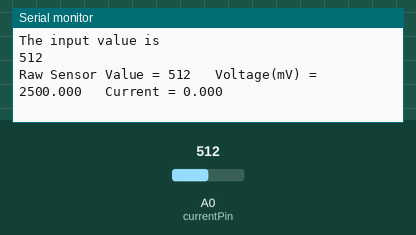
Simulated run of this sketch. Board: Arduino Uno, built with avr-gcc and run on an emulated ATmega328P. Parts: the last lines printed to the serial monitor. The test bench sets the inputs (shaded band); at power-on: A0 (currentPin) = 512.

Above: at 2.8 s.
2.9 s: A0 (currentPin) set to 716
At 4.4 s:
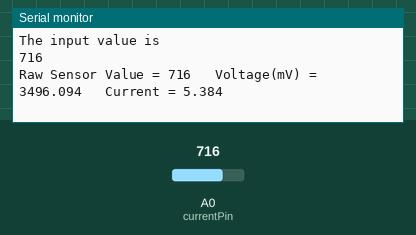
5.6 s: A0 (currentPin) set to 900
At 7.0 s:
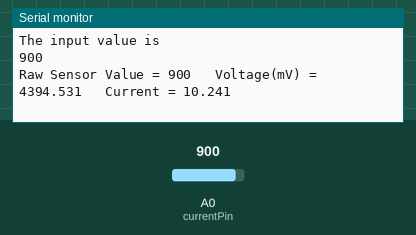
Timing chart, 0 to 8.6 s (numbered marks = the images above; inputs shaded):
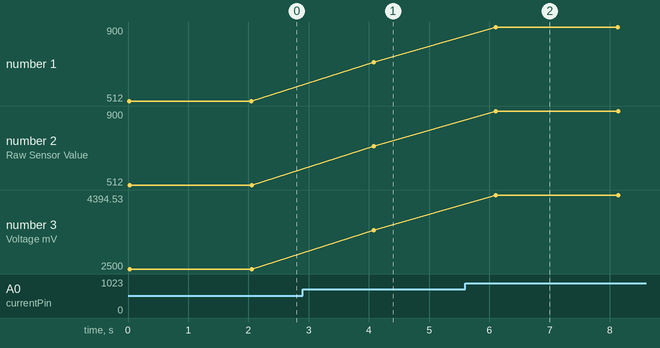

Measured:
- after the input at 2.9 s, the serial monitor: prints a new line after 1.2 s (image 1)
- after the input at 5.6 s, the serial monitor: prints a new line after 0.50 s (image 2)
- plotted number 1: 512 → 716 after the input at 2.9 s, 716 → 900 after the input at 5.6 s
- plotted number 2: 512 → 716 after the input at 2.9 s, 716 → 900 after the input at 5.6 s
- plotted number 3: 2500 → 3496.09 after the input at 2.9 s, 3496.09 → 4394.53 after the input at 5.6 s

The sketch:

current_measurement_100.ino
```cpp
const int currentPin = A0;
int sensitivity = 185;
int adcValue= 0;
int offsetVoltage = 2500;
double adcVoltage = 0;
double currentValue = 0;

void setup()
{
  Serial.begin(9600);
}

void loop()
{
  adcValue = analogRead(currentPin);
  Serial.println("The input value is ");
  Serial.println(adcValue);
  adcVoltage = (adcValue / 1024.0) * 5000.0;
  currentValue = ((adcVoltage - offsetVoltage) / sensitivity);

  Serial.print("Raw Sensor Value = " );
  Serial.print(adcValue);


  Serial.print("\t Voltage(mV) = ");
  Serial.print(adcVoltage,3);


  Serial.print("\t Current = ");
  Serial.println(currentValue,3);

  delay(2000);


}
```
